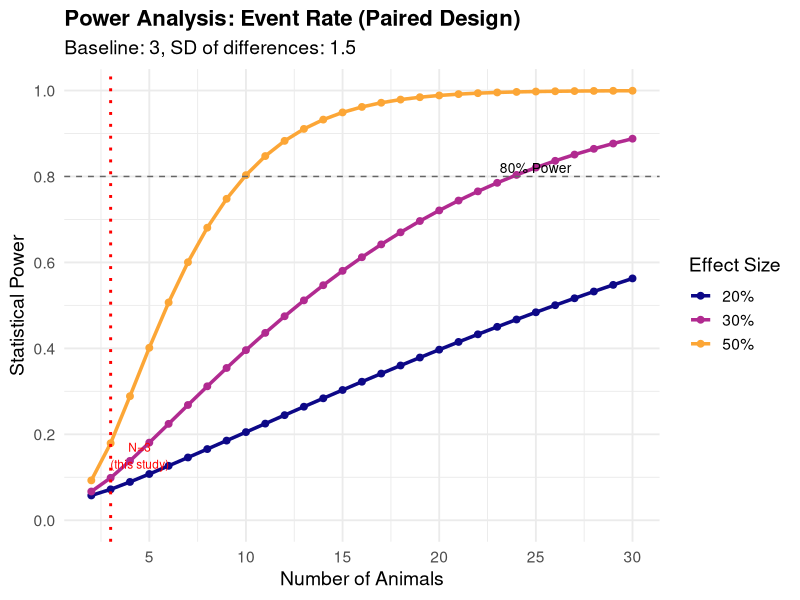
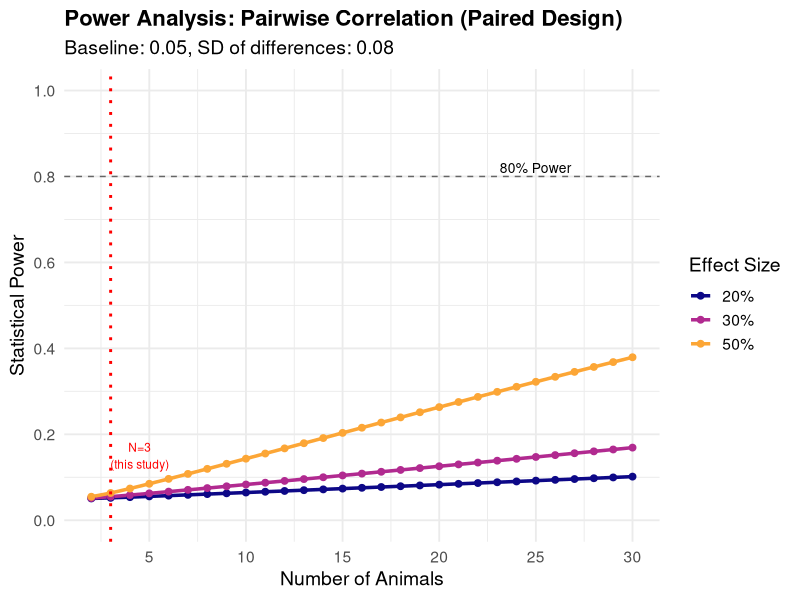
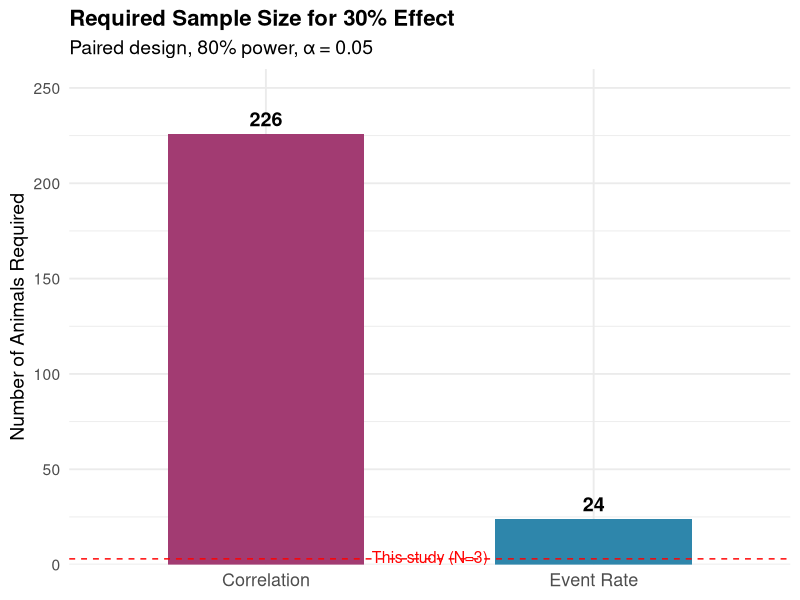
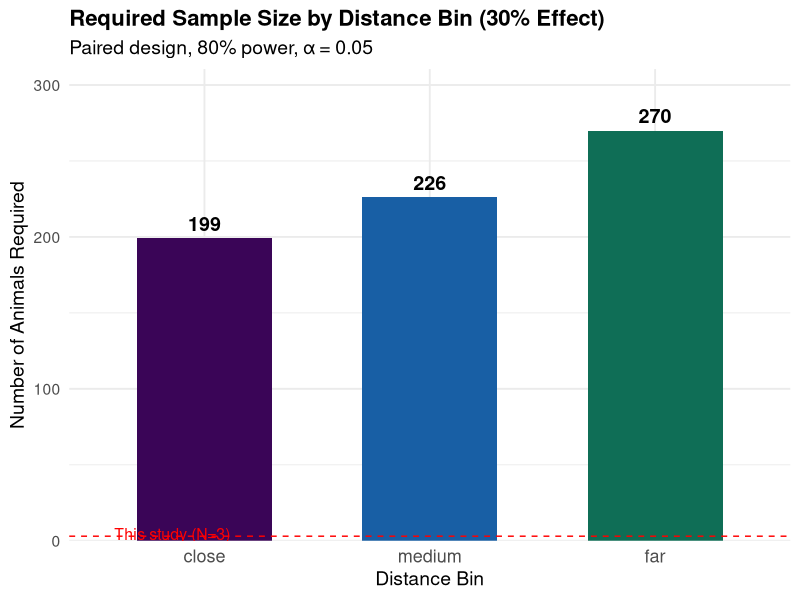
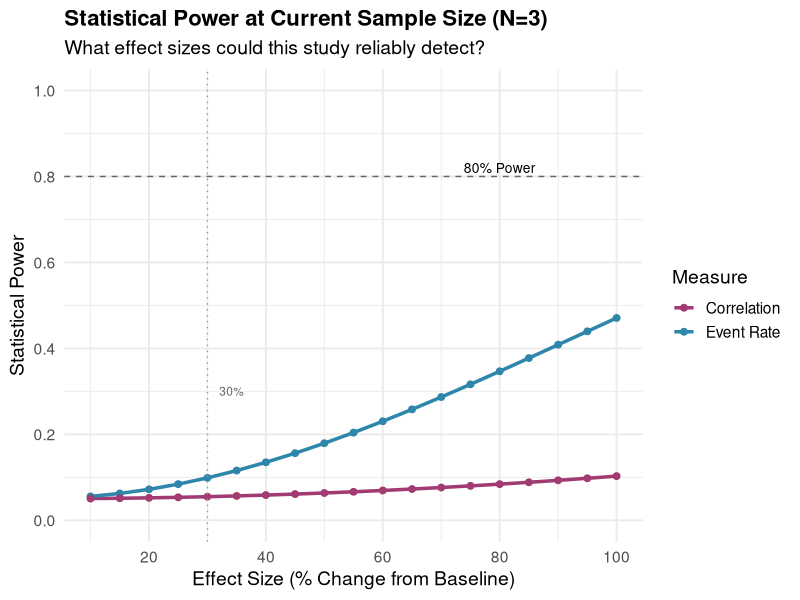
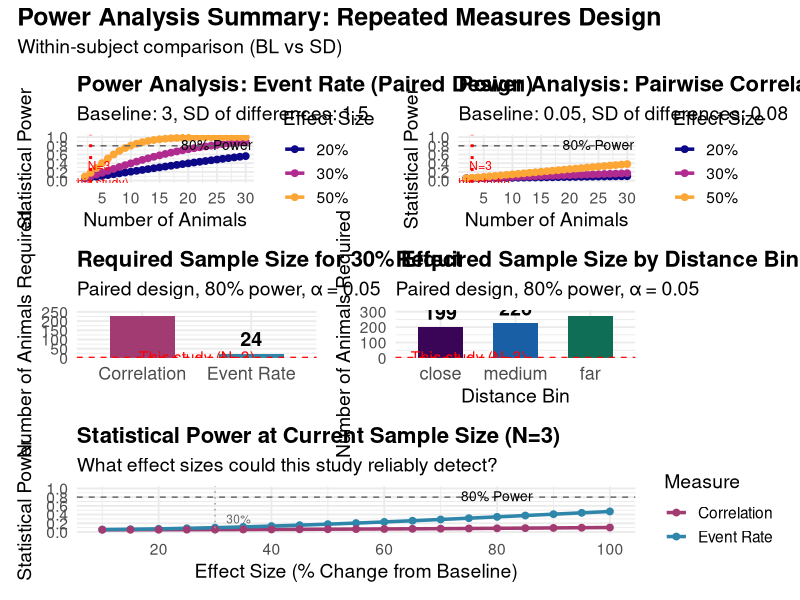

The R script that drew these images, in order: (Note: this script raises an error after producing the figures.)
# ============================================================
# POWER ANALYSIS - REPEATED MEASURES (PAIRED) DESIGN
# ============================================================
# For within-subject comparisons: BL vs SD, BL vs WO, etc.
# Answers: "How many animals do we need to detect X% change?"
#
# Includes analysis for:
#   1. Event rates
#   2. Pairwise correlations
#   3. Distance-binned correlations (close/medium/far)
# ============================================================

library(ggplot2)
library(pwr)
library(dplyr)
library(patchwork)

# ============================================================
# INPUT YOUR STATISTICS HERE
# ============================================================
# For paired designs, you need:
#   1. Mean of the measure at baseline
#   2. SD of WITHIN-ANIMAL DIFFERENCES (BL - SD), not group SD
#
# To calculate SD of differences from your data:
#   differences <- animal_BL_values - animal_SD_values
#   sd_diff <- sd(differences)
#
# If you only have group SDs, you can estimate:
#   sd_diff ~ sd_group * sqrt(2 * (1 - correlation))
# where correlation is typically 0.5-0.8 for repeated measures
# ============================================================

# Event rate statistics
event_rate_stats <- list(
  baseline_mean = 3.0,      # Mean events per ROI per epoch at BL (REPLACE)
  sd_difference = 1.5       # SD of (BL - SD) differences across animals (REPLACE)
)

# Overall correlation statistics  
correlation_stats <- list(
  baseline_mean = 0.05,     # Mean correlation at BL (REPLACE)
  sd_difference = 0.08      # SD of (BL - SD) differences across animals (REPLACE)
)

# Distance-binned correlation statistics
distance_corr_stats <- list(
  close = list(
    baseline_mean = 0.06,   # Mean correlation for close pairs at BL (REPLACE)
    sd_difference = 0.09    # SD of differences (REPLACE)
  ),
  medium = list(
    baseline_mean = 0.05,
    sd_difference = 0.08
  ),
  far = list(
    baseline_mean = 0.04,
    sd_difference = 0.07
  )
)

# Analysis parameters
effect_sizes <- c(0.20, 0.30, 0.50)  # 20%, 30%, 50% changes from baseline
alpha <- 0.05
power_target <- 0.80

# Output directory
output_dir <- "Power_Analysis"
dir.create(output_dir, showWarnings = FALSE)

# ============================================================
# CALCULATE REQUIRED SAMPLE SIZES (PAIRED DESIGN)
# ============================================================

cat("=== POWER ANALYSIS: REPEATED MEASURES DESIGN ===\n")
cat("Design: Same animals measured at BL and SD (paired)\n")
cat("Question: How many animals needed to detect X% change?\n\n")

# Event Rate Analysis
cat("--- Event Rate ---\n")
cat("Baseline mean:", event_rate_stats$baseline_mean, "\n")
cat("SD of within-animal differences:", event_rate_stats$sd_difference, "\n\n")

event_results <- data.frame()
for (effect in effect_sizes) {
  # Expected difference = effect size * baseline mean
  expected_diff <- event_rate_stats$baseline_mean * effect
  
  # Cohen's d for paired test = mean difference / SD of differences
  cohens_d <- expected_diff / event_rate_stats$sd_difference
  
  pwr_result <- pwr.t.test(
    d = cohens_d,
    power = power_target,
    sig.level = alpha,
    type = "paired"
  )
  
  event_results <- bind_rows(event_results, data.frame(
    Effect_Pct = effect * 100,
    Expected_Diff = round(expected_diff, 2),
    Cohens_d = round(cohens_d, 3),
    N_Animals = ceiling(pwr_result$n)
  ))
}

cat("Required sample sizes (80% power, α=0.05, paired design):\n")
print(event_results)
cat("\n")

# Overall Correlation Analysis
cat("--- Overall Correlation ---\n")
cat("Baseline mean:", correlation_stats$baseline_mean, "\n")
cat("SD of within-animal differences:", correlation_stats$sd_difference, "\n\n")

corr_results <- data.frame()
for (effect in effect_sizes) {
  expected_diff <- correlation_stats$baseline_mean * effect
  cohens_d <- expected_diff / correlation_stats$sd_difference
  
  pwr_result <- pwr.t.test(
    d = cohens_d,
    power = power_target,
    sig.level = alpha,
    type = "paired"
  )
  
  corr_results <- bind_rows(corr_results, data.frame(
    Effect_Pct = effect * 100,
    Expected_Diff = round(expected_diff, 3),
    Cohens_d = round(cohens_d, 3),
    N_Animals = ceiling(pwr_result$n)
  ))
}

cat("Required sample sizes (80% power, α=0.05, paired design):\n")
print(corr_results)
cat("\n")

# Distance-Binned Correlation Analysis
cat("--- Distance-Binned Correlations ---\n")

distance_results <- data.frame()
for (dist_bin in c("close", "medium", "far")) {
  cat("\n", toupper(dist_bin), "pairs:\n", sep="")
  stats <- distance_corr_stats[[dist_bin]]
  cat("Baseline mean:", stats$baseline_mean, "\n")
  cat("SD of differences:", stats$sd_difference, "\n")
  
  for (effect in effect_sizes) {
    expected_diff <- stats$baseline_mean * effect
    cohens_d <- expected_diff / stats$sd_difference
    
    pwr_result <- pwr.t.test(
      d = cohens_d,
      power = power_target,
      sig.level = alpha,
      type = "paired"
    )
    
    distance_results <- bind_rows(distance_results, data.frame(
      Distance_Bin = dist_bin,
      Effect_Pct = effect * 100,
      Expected_Diff = round(expected_diff, 3),
      Cohens_d = round(cohens_d, 3),
      N_Animals = ceiling(pwr_result$n)
    ))
  }
}

cat("\nRequired sample sizes by distance bin (80% power, α=0.05, paired):\n")
print(distance_results)

# Save all results
write.csv(event_results, 
          file.path(output_dir, "event_rate_power_paired.csv"),
          row.names = FALSE)
write.csv(corr_results,
          file.path(output_dir, "correlation_power_paired.csv"),
          row.names = FALSE)
write.csv(distance_results,
          file.path(output_dir, "distance_correlation_power_paired.csv"),
          row.names = FALSE)

# ============================================================
# GENERATE POWER CURVES
# ============================================================

cat("\n=== Generating Figures ===\n")

generate_power_curve <- function(cohens_d, n_range = 2:30) {
  power_values <- sapply(n_range, function(n) {
    pwr.t.test(d = cohens_d, n = n, sig.level = alpha, type = "paired")$power
  })
  data.frame(n = n_range, power = power_values)
}

# ============================================================
# FIGURE 1: Event Rate Power Curves
# ============================================================

event_curves <- data.frame()
for (i in 1:nrow(event_results)) {
  curve_data <- generate_power_curve(event_results$Cohens_d[i])
  curve_data$effect <- paste0(event_results$Effect_Pct[i], "%")
  event_curves <- bind_rows(event_curves, curve_data)
}

p_event <- ggplot(event_curves, aes(x = n, y = power, color = effect)) +
  geom_line(linewidth = 1.2) +
  geom_point(size = 2) +
  geom_hline(yintercept = 0.80, linetype = "dashed", color = "gray40") +
  annotate("text", x = 25, y = 0.82, label = "80% Power", size = 3.5) +
  geom_vline(xintercept = 3, linetype = "dotted", color = "red", linewidth = 1) +
  annotate("text", x = 4.5, y = 0.15, label = "N=3\n(this study)", 
           size = 3, color = "red") +
  scale_color_viridis_d(option = "plasma", end = 0.8) +
  scale_y_continuous(limits = c(0, 1), breaks = seq(0, 1, 0.2)) +
  scale_x_continuous(breaks = seq(0, 30, 5)) +
  labs(
    title = "Power Analysis: Event Rate (Paired Design)",
    subtitle = paste0("Baseline: ", event_rate_stats$baseline_mean, 
                      ", SD of differences: ", event_rate_stats$sd_difference),
    x = "Number of Animals",
    y = "Statistical Power",
    color = "Effect Size"
  ) +
  theme_minimal(base_size = 14) +
  theme(
    plot.title = element_text(size = 16, face = "bold"),
    legend.position = "right"
  )

ggsave(file.path(output_dir, "Event_Rate_Power_Paired.png"),
       p_event, width = 10, height = 6, dpi = 300)
cat("  ✓ Event rate power curve (paired)\n")

# ============================================================
# FIGURE 2: Correlation Power Curves
# ============================================================

corr_curves <- data.frame()
for (i in 1:nrow(corr_results)) {
  curve_data <- generate_power_curve(corr_results$Cohens_d[i])
  curve_data$effect <- paste0(corr_results$Effect_Pct[i], "%")
  corr_curves <- bind_rows(corr_curves, curve_data)
}

p_corr <- ggplot(corr_curves, aes(x = n, y = power, color = effect)) +
  geom_line(linewidth = 1.2) +
  geom_point(size = 2) +
  geom_hline(yintercept = 0.80, linetype = "dashed", color = "gray40") +
  annotate("text", x = 25, y = 0.82, label = "80% Power", size = 3.5) +
  geom_vline(xintercept = 3, linetype = "dotted", color = "red", linewidth = 1) +
  annotate("text", x = 4.5, y = 0.15, label = "N=3\n(this study)", 
           size = 3, color = "red") +
  scale_color_viridis_d(option = "plasma", end = 0.8) +
  scale_y_continuous(limits = c(0, 1), breaks = seq(0, 1, 0.2)) +
  scale_x_continuous(breaks = seq(0, 30, 5)) +
  labs(
    title = "Power Analysis: Pairwise Correlation (Paired Design)",
    subtitle = paste0("Baseline: ", correlation_stats$baseline_mean,
                      ", SD of differences: ", correlation_stats$sd_difference),
    x = "Number of Animals",
    y = "Statistical Power",
    color = "Effect Size"
  ) +
  theme_minimal(base_size = 14) +
  theme(
    plot.title = element_text(size = 16, face = "bold"),
    legend.position = "right"
  )

ggsave(file.path(output_dir, "Correlation_Power_Paired.png"),
       p_corr, width = 10, height = 6, dpi = 300)
cat("  ✓ Correlation power curve (paired)\n")

# ============================================================
# FIGURE 3: Sample Size Comparison Bar Chart
# ============================================================

comparison_30 <- bind_rows(
  event_results %>% filter(Effect_Pct == 30) %>% mutate(Measure = "Event Rate"),
  corr_results %>% filter(Effect_Pct == 30) %>% mutate(Measure = "Correlation")
)

p_comparison <- ggplot(comparison_30, aes(x = Measure, y = N_Animals, fill = Measure)) +
  geom_col(width = 0.6) +
  geom_text(aes(label = N_Animals), vjust = -0.5, size = 5, fontface = "bold") +
  geom_hline(yintercept = 3, linetype = "dashed", color = "red") +
  annotate("text", x = 1.5, y = 4, label = "This study (N=3)", color = "red", size = 4) +
  scale_fill_manual(values = c("Event Rate" = "#2E86AB", "Correlation" = "#A23B72")) +
  scale_y_continuous(expand = expansion(mult = c(0, 0.15))) +
  labs(
    title = "Required Sample Size for 30% Effect",
    subtitle = "Paired design, 80% power, α = 0.05",
    x = NULL,
    y = "Number of Animals Required"
  ) +
  theme_minimal(base_size = 14) +
  theme(
    plot.title = element_text(size = 16, face = "bold"),
    legend.position = "none",
    axis.text.x = element_text(size = 13)
  )

ggsave(file.path(output_dir, "Sample_Size_Comparison_Paired.png"),
       p_comparison, width = 8, height = 6, dpi = 300)
cat("  ✓ Sample size comparison\n")

# ============================================================
# FIGURE 4: Distance Bin Comparison
# ============================================================

p_distance <- ggplot(distance_results %>% filter(Effect_Pct == 30),
                     aes(x = factor(Distance_Bin, levels = c("close", "medium", "far")), 
                         y = N_Animals, 
                         fill = Distance_Bin)) +
  geom_col(width = 0.6) +
  geom_text(aes(label = N_Animals), vjust = -0.5, size = 5, fontface = "bold") +
  geom_hline(yintercept = 3, linetype = "dashed", color = "red") +
  annotate("text", x = 0.6, y = 4.5, label = "This study (N=3)", color = "red", size = 4, hjust = 0) +
  scale_fill_manual(values = c("close" = "#3A0557", "medium" = "#185FA5", "far" = "#0F6E56")) +
  scale_y_continuous(expand = expansion(mult = c(0, 0.15))) +
  labs(
    title = "Required Sample Size by Distance Bin (30% Effect)",
    subtitle = "Paired design, 80% power, α = 0.05",
    x = "Distance Bin",
    y = "Number of Animals Required"
  ) +
  theme_minimal(base_size = 14) +
  theme(
    plot.title = element_text(size = 16, face = "bold"),
    legend.position = "none",
    axis.text.x = element_text(size = 13)
  )

ggsave(file.path(output_dir, "Distance_Bin_Comparison_Paired.png"),
       p_distance, width = 8, height = 6, dpi = 300)
cat("  ✓ Distance bin comparison\n")

# ============================================================
# FIGURE 5: Power at Current N (What Effects Could We Detect?)
# ============================================================

# Calculate achieved power at N=3 for various effect sizes
current_n <- 3
effect_range <- seq(0.1, 1.0, by = 0.05)

achieved_power <- data.frame()

# Event rate
for (eff in effect_range) {
  expected_diff <- event_rate_stats$baseline_mean * eff
  d <- expected_diff / event_rate_stats$sd_difference
  pwr <- pwr.t.test(d = d, n = current_n, sig.level = alpha, type = "paired")$power
  achieved_power <- bind_rows(achieved_power, data.frame(
    Measure = "Event Rate", Effect_Pct = eff * 100, Power = pwr
  ))
}

# Correlation
for (eff in effect_range) {
  expected_diff <- correlation_stats$baseline_mean * eff
  d <- expected_diff / correlation_stats$sd_difference
  pwr <- pwr.t.test(d = d, n = current_n, sig.level = alpha, type = "paired")$power
  achieved_power <- bind_rows(achieved_power, data.frame(
    Measure = "Correlation", Effect_Pct = eff * 100, Power = pwr
  ))
}

p_achieved <- ggplot(achieved_power, aes(x = Effect_Pct, y = Power, color = Measure)) +
  geom_line(linewidth = 1.2) +
  geom_point(size = 2) +
  geom_hline(yintercept = 0.80, linetype = "dashed", color = "gray40") +
  annotate("text", x = 80, y = 0.82, label = "80% Power", size = 3.5) +
  geom_vline(xintercept = 30, linetype = "dotted", color = "gray60") +
  annotate("text", x = 32, y = 0.3, label = "30%", size = 3, color = "gray40", hjust = 0) +
  scale_color_manual(values = c("Event Rate" = "#2E86AB", "Correlation" = "#A23B72")) +
  scale_y_continuous(limits = c(0, 1), breaks = seq(0, 1, 0.2)) +
  scale_x_continuous(breaks = seq(0, 100, 20)) +
  labs(
    title = paste0("Statistical Power at Current Sample Size (N=", current_n, ")"),
    subtitle = "What effect sizes could this study reliably detect?",
    x = "Effect Size (% Change from Baseline)",
    y = "Statistical Power",
    color = "Measure"
  ) +
  theme_minimal(base_size = 14) +
  theme(
    plot.title = element_text(size = 16, face = "bold"),
    legend.position = "right"
  )

ggsave(file.path(output_dir, "Achieved_Power_at_N3.png"),
       p_achieved, width = 10, height = 6, dpi = 300)
cat("  ✓ Achieved power at N=3\n")

# ============================================================
# COMBINED FIGURE
# ============================================================

p_combined <- (p_event + p_corr) / (p_comparison + p_distance) / p_achieved +
  plot_annotation(
    title = "Power Analysis Summary: Repeated Measures Design",
    subtitle = "Within-subject comparison (BL vs SD)",
    theme = theme(
      plot.title = element_text(size = 18, face = "bold"),
      plot.subtitle = element_text(size = 14)
    )
  )

ggsave(file.path(output_dir, "Power_Analysis_Combined_Paired.png"),
       p_combined, width = 16, height = 16, dpi = 300)
cat("  ✓ Combined summary figure\n")

# ============================================================
# SUMMARY TABLE
# ============================================================

summary_table <- data.frame(
  Measure = c("Event Rate", "Correlation"),
  Baseline_Mean = c(event_rate_stats$baseline_mean, correlation_stats$baseline_mean),
  SD_Difference = c(event_rate_stats$sd_difference, correlation_stats$sd_difference),
  N_for_20pct = c(
    event_results$N_Animals[event_results$Effect_Pct == 20],
    corr_results$N_Animals[corr_results$Effect_Pct == 20]
  ),
  N_for_30pct = c(
    event_results$N_Animals[event_results$Effect_Pct == 30],
    corr_results$N_Animals[corr_results$Effect_Pct == 30]
  ),
  N_for_50pct = c(
    event_results$N_Animals[event_results$Effect_Pct == 50],
    corr_results$N_Animals[corr_results$Effect_Pct == 50]
  )
)

# Add power achieved at N=3 for 30% effect
summary_table$Power_at_N3_30pct <- c(
  achieved_power$Power[achieved_power$Measure == "Event Rate" & 
                        achieved_power$Effect_Pct == 30],
  achieved_power$Power[achieved_power$Measure == "Correlation" & 
                        achieved_power$Effect_Pct == 30]
)

write.csv(summary_table,
          file.path(output_dir, "power_analysis_summary_paired.csv"),
          row.names = FALSE)

# ============================================================
# CONSOLE SUMMARY
# ============================================================

cat("\n=== SUMMARY TABLE ===\n")
print(summary_table)

cat("\n=== KEY FINDINGS ===\n")
cat("\nFor 80% power to detect a 30% change (paired design):\n")
cat("  Event Rate: N =", event_results$N_Animals[event_results$Effect_Pct == 30], "animals\n")
cat("  Correlation: N =", corr_results$N_Animals[corr_results$Effect_Pct == 30], "animals\n")
cat("\n  Distance-binned correlations:\n")
for (dbin in c("close", "medium", "far")) {
  n_req <- distance_results$N_Animals[distance_results$Distance_Bin == dbin & 
                                       distance_results$Effect_Pct == 30]
  cat("    ", tools::toTitleCase(dbin), " pairs: N =", n_req, "animals\n")
}

cat("\nPower achieved with current N=3:\n")
cat("  Event Rate (30% effect):", 
    round(achieved_power$Power[achieved_power$Measure == "Event Rate" & 
                                achieved_power$Effect_Pct == 30] * 100, 1), "%\n")
cat("  Correlation (30% effect):", 
    round(achieved_power$Power[achieved_power$Measure == "Correlation" & 
                                achieved_power$Effect_Pct == 30] * 100, 1), "%\n")

cat("\nMinimum detectable effect at 80% power with N=3:\n")
# Find effect size where power crosses 0.8
event_mde <- achieved_power %>% 
  filter(Measure == "Event Rate", Power >= 0.79) %>% 
  slice_min(Effect_Pct) %>% 
  pull(Effect_Pct)
corr_mde <- achieved_power %>% 
  filter(Measure == "Correlation", Power >= 0.79) %>% 
  slice_min(Effect_Pct) %>% 
  pull(Effect_Pct)

if (length(event_mde) > 0) {
  cat("  Event Rate:", event_mde, "% change\n")
} else {
  cat("  Event Rate: >100% change (underpowered even for large effects)\n")
}
if (length(corr_mde) > 0) {
  cat("  Correlation:", corr_mde, "% change\n")
} else {
  cat("  Correlation: >100% change (underpowered even for large effects)\n")
}

cat("\n=== INTERPRETATION ===\n")
cat("• Paired design requires fewer animals than independent groups\n")
cat("• Current N=3 is underpowered for moderate (30%) effects\n")
cat("• Would need ~", max(summary_table$N_for_30pct), " animals for adequate power\n", sep="")
cat("• Null results may reflect insufficient power, not absence of effect\n")
cat("• Individual variability observed is consistent with underpowered design\n")

cat("\nFiles saved to:", output_dir, "\n")
cat("Generated files:\n")
print(list.files(output_dir))
